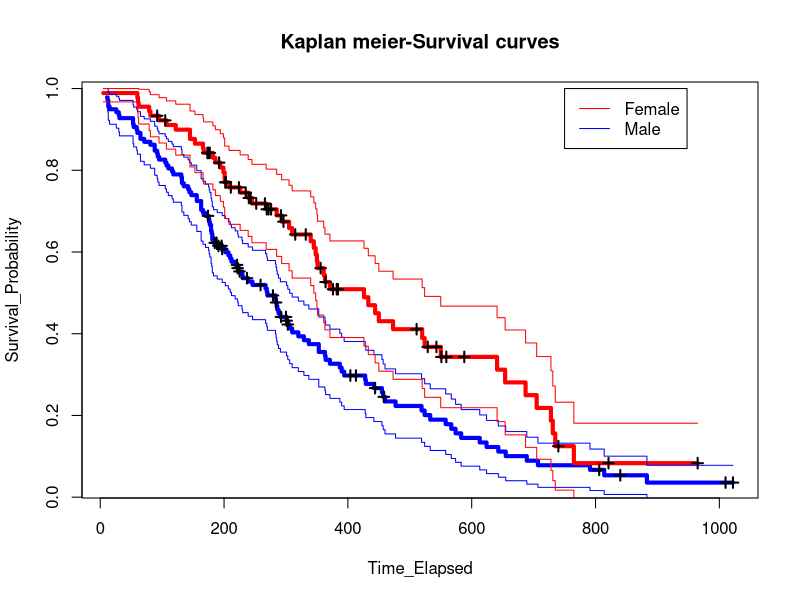
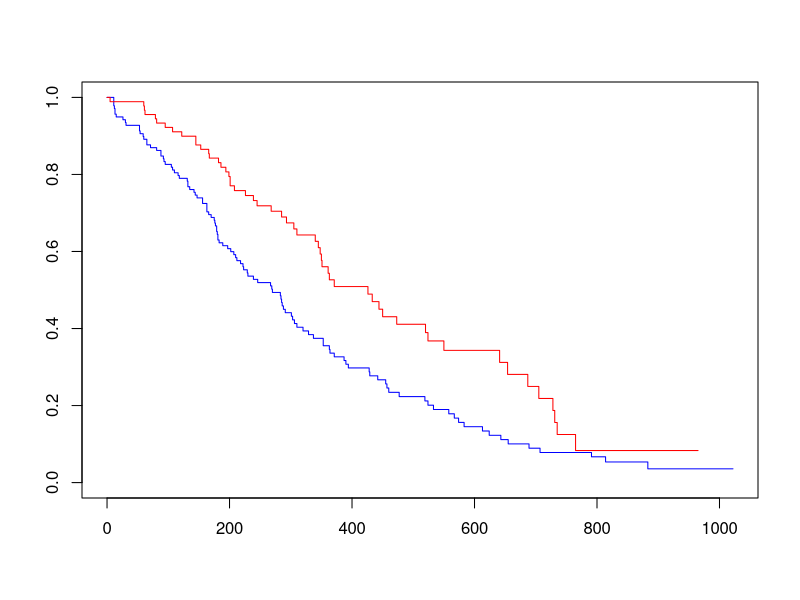

R code for these plots, in order:
####################################################################
##########  Survival analysis using Kaplan Meier Estimator  ########
####################################################################

######## Installing 'Survival' package
install.packages("survival")

######## Loading 'Survival' package
library(survival)

######## Opening lung dataset
View(lung)

#############################################################################################
####  Estimating Kaplan Meier survival probabilities for males and females step-by-step  ####
#############################################################################################

######## For males

######## Subsetting lung dataset for males
male=lung[lung$sex==1,]

######## Stratification of male dataset on the basis of 'status' column
######## A status value of 1 indicates that the patient was censored
######## A status value of 2 indicates that the patient died
######## 'km_male' dataframe contains total male patients (both censored & dead) at each time interval
km_male=aggregate(male$status,list(male$time),length)

######## 'm' dataframe contains total censored and total dead male patients at each time interval
m=data.frame(tapply(male$status,list(male$time,male$status),length))

######## Renaming columns in 'km_male' dataset with appropriate titles
colnames(km_male)[1] = "Time_Interval"
colnames(km_male)[2] = "Dead_Censored"

######## Assigning columns from 'm' data frame to 'km_male' data frame
km_male$male_dead=m$X2
km_male$male_censored=m$X1

######## Updating all the 'NA' values to 0 in km_male dataframe
km_male[is.na(km_male)] = 0

######## Calculating number of males alive (total - (censored + dead)) at each time interval
for(i in 1:nrow(km_male))
{
  km_male$male_live[i] = ifelse(i==1,nrow(male),km_male$male_live[i-1]-km_male$male_dead[i-1]-km_male$male_censored[i-1])
}

######## Calculating survival probability for males at each time interval
km_male$survival=1-(km_male$male_dead/km_male$male_live)

######## Taking the product survival probabilities at each time interval 
######## to obtain the total survival probability for all males
for(i in 1:nrow(km_male))
{
  km_male$probability[i] = ifelse(i==1,km_male$survival[i],km_male$survival[i]*km_male$probability[i-1])
}

######## Calculating standard error for the survival probability for males
for(i in 1:nrow(km_male))
{
  merror = km_male$male_dead/(km_male$male_live*(km_male$male_live-km_male$male_dead))
  km_male$standard_error[i] = round(km_male$probability[i]*(sqrt(sum(merror[1:i]))),4)
}

######## Generating 95% confidence intervals for the survival probabilities for males
km_male$Lower_CI =round(km_male$probability-1.96*km_male$standard_error,4)
km_male$Upper_CI = round(ifelse(km_male$probability+1.96*km_male$standard_error>1,1,km_male$probability+1.96*km_male$standard_error),4)


######## For females

######## Subsetting lung dataset for females
female=lung[lung$sex==2,]

######## Stratification of female dataset on the basis of 'status' column
######## A status value of 1 indicates that the patient was censored
######## A status value of 2 indicates that the patient died
######## 'km_male' dataframe contains total female patients (both censored & dead) at each time interval
km_female=aggregate(female$status,list(female$time),length)

######## 'f' dataframe contains total censored and total dead female patients at each time interval
f=data.frame(tapply(female$status,list(female$time,female$status),length))

######## Renaming columns in 'km_female' dataset with appropriate titles
colnames(km_female)[1] = "Time_Interval"
colnames(km_female)[2] = "Dead_Censored"

######## Assigning columns from 'f' data frame to 'km_female' data frame
km_female$female_dead=f$X2
km_female$female_censored=f$X1

######## Updating all the 'NA' values to 0 in 'km_female' dataframe
km_female[is.na(km_female)] = 0

######## Calculating number of females alive (total - (censored + dead)) at each time interval
for(i in 1:nrow(km_female))
{
  km_female$female_live[i] = ifelse(i==1,nrow(female),km_female$female_live[i-1]-km_female$female_dead[i-1]-km_female$female_censored[i-1])
}

######## Calculating survival probability for females at each time interval
km_female$survival=1-(km_female$female_dead/km_female$female_live)

######## Taking the product survival probabilities at each time interval 
######## to obtain the total survival probability for all females
for(i in 1:nrow(km_female))
{
  km_female$probability[i] = ifelse(i==1,km_female$survival[i],km_female$survival[i]*km_female$probability[i-1])
}

######## Calculating standard error for the survival probability for females
for(i in 1:nrow(km_female))
{
  ferror = km_female$female_dead/(km_female$female_live*(km_female$female_live-km_female$female_dead))
  km_female$standard_error[i] = round(km_female$probability[i]*(sqrt(sum(ferror[1:i]))),4)
}

######## Generating 95% confidence intervals for the survival probabilities for females
km_female$Lower_CI =round(km_female$probability-1.96*km_female$standard_error,4)
km_female$Upper_CI = round(ifelse(km_female$probability+1.96*km_female$standard_error>1,1,km_female$probability+1.96*km_female$standard_error),4)


######## Plotting survival curves and their confidence intervals generated above for males and females
plot(km_male$Time_Interval,km_male$probability, col = "blue",type = "s", lwd=4,xlab="Time_Elapsed", ylab="Survival_Probability", main="Kaplan meier-Survival curves")
lines(km_female$Time_Interval,km_female$probability, col = "red",type = "s", lwd=4)
legend(750,1,legend=c("Female","Male"),lty=c(1,1),col=c("red", "blue")) 
cm = km_male[km_male$male_censored!=0,]
cf = km_female[km_female$female_censored!=0,]
points(cm$Time_Interval,cm$probability, pch=3, lwd=2)
points(cf$Time_Interval,cf$probability, pch=3, lwd=2)
lines(km_male$Time_Interval, km_male$Lower_CI, type="s", pch=19, cex=0.1, col="blue")
lines(km_male$Time_Interval, km_male$Upper_CI, type="s", pch=19, cex=0.1, col="blue")
lines(km_female$Time_Interval, km_female$Lower_CI, type="s", pch=19, cex=0.1, col="red")
lines(km_female$Time_Interval, km_female$Upper_CI, type="s", pch=19, cex=0.1, col="red")


##########################################################################################
####  Estimating survival probabilities for males and females using survfit function  ####
##########################################################################################

######## Creating a survival object 'survobj'
lung$survobj= Surv(lung$time,lung$status)

######## Generating survival curves for males and females using survfit function
kmfitl=survfit(lung$survobj~lung$sex)
kmfit=survfit(lung$survobj~1)
######## Viewing the summary of survfit function that gives the chi-squared value and p-value
summary(kmfitl)
summary(kmfit)
######## Plotting the survival curves for male and female patients
######## Survival curves for females is plotted in red
######## Survival curves for males is plotted in blue
plot(kmfitl, col=c("blue","red"))


###################################################################
########  Using Log rank test to test the null hypothesis  ########
###################################################################

######## Null hypothesis: The probability of survival in male and female patients with lung cancer is the same


######## Creating a 'gender' column from the values in column 'sex'
######## A value of 1 is Male
######## A value of 2 is Female
lung$gender=ifelse(lung$sex==1,"male","female")

######## Stratification of lung dataset on the basis of 'status' and 'gender' columns
######## A status value of 1 indicates that the patient was censored
######## A status value of 2 indicates that the patient died
######## 'km' dataframe contains total patients (both censored & dead) at each time interval
km=aggregate(lung$status,list(lung$time),length)
######## 'ml' dataframe contains total patients (both censored & dead) at each time interval in each group (male and female)
ml=data.frame(tapply(lung$status,list(lung$time,lung$status,lung$gender),length))

######## Renaming columns in 'km' dataset with appropriate titles
colnames(km)[1] = "Time_Interval"
colnames(km)[2] = "Dead_Censored"

######## Assigning columns from 'ml' data frame to 'km' data frame
km$male_dead=ml$X2.male
km$female_dead=ml$X2.female
km$male_censored=ml$X1.male
km$female_censored=ml$X1.female

######## Updating all the 'NA' values to 0 in km dataframe
km[is.na(km)] = 0

######## Adding 'Total_censored' column which is the sum of male and female patients censored at each time interval
km$Total_censored = km$male_censored+km$female_censored

######## Calculating number of males and femles alive (total - (censored + dead)) at each time interval
for(i in 1:nrow(km))
{
  km$male_live[i] = ifelse(i==1,nrow(lung[lung$sex==1,]),km$male_live[i-1]-km$male_dead[i-1]-km$male_censored[i-1])
  km$female_live[i] = ifelse(i==1,nrow(lung[lung$sex==2,]),km$female_live[i-1]-km$female_dead[i-1]-km$female_censored[i-1])
}

######## Calculating total people alive at the beginning of each time interval 
######## Number of males alive + Number of females alive
km$Total_live=km$male_live + km$female_live

######## Calculating total people that died during each time interval
km$Total_dead=abs(km$Dead_Censored-km$Total_censored)


######## Calculating chi-squared value as part of the Long rank test
######## chi-squared value = (observed value - expected value)^2/expected value

######## Calculating expected value for males and females at each time interval
######## Expected value for males is the number of males expected to be dead for a given time interval
######## Expected value for females is the number of females expected to be dead for a given time interval
km$male_ex =round(((km$Total_dead*km$male_live)/km$Total_live),2)
km$female_ex =round(((km$Total_dead*km$female_live)/km$Total_live),2)

om = sum(km$male_dead)    ######## 'om' is the observed value for males
em = sum(km$male_ex)      ######## 'em' is the expected value for males
of = sum(km$female_dead)  ######## 'of' is the observed value for females
ef = sum(km$female_ex)    ######## 'ef' is the expected value for females
chi_square = ((om-em)^2/em)+((of-ef)^2/ef)
chi_square

######## Once we obtain the chi-square value, we looked up the p-value from chi-squared distribution table for given degrees of freedom
####As p-value(0.00131)< 0.05, we reject the null hypothesis that the probability of survival in male and female patients with lung cancer is the same

